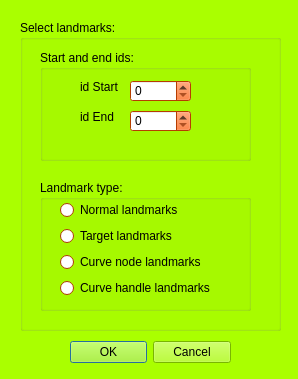
<?xml version="1.0" encoding="UTF-8"?>
<ui version="4.0">
 <class>mqSelectLandmarkRangeDialog</class>
 <widget class="QDialog" name="mqSelectLandmarkRangeDialog">
  <property name="geometry">
   <rect>
    <x>0</x>
    <y>0</y>
    <width>298</width>
    <height>379</height>
   </rect>
  </property>
  <property name="palette">
   <palette>
    <active>
     <colorrole role="WindowText">
      <brush brushstyle="SolidPattern">
       <color alpha="255">
        <red>0</red>
        <green>0</green>
        <blue>0</blue>
       </color>
      </brush>
     </colorrole>
     <colorrole role="Button">
      <brush brushstyle="SolidPattern">
       <color alpha="255">
        <red>170</red>
        <green>255</green>
        <blue>0</blue>
       </color>
      </brush>
     </colorrole>
     <colorrole role="Light">
      <brush brushstyle="SolidPattern">
       <color alpha="255">
        <red>213</red>
        <green>255</green>
        <blue>127</blue>
       </color>
      </brush>
     </colorrole>
     <colorrole role="Midlight">
      <brush brushstyle="SolidPattern">
       <color alpha="255">
        <red>191</red>
        <green>255</green>
        <blue>63</blue>
       </color>
      </brush>
     </colorrole>
     <colorrole role="Dark">
      <brush brushstyle="SolidPattern">
       <color alpha="255">
        <red>85</red>
        <green>127</green>
        <blue>0</blue>
       </color>
      </brush>
     </colorrole>
     <colorrole role="Mid">
      <brush brushstyle="SolidPattern">
       <color alpha="255">
        <red>113</red>
        <green>170</green>
        <blue>0</blue>
       </color>
      </brush>
     </colorrole>
     <colorrole role="Text">
      <brush brushstyle="SolidPattern">
       <color alpha="255">
        <red>0</red>
        <green>0</green>
        <blue>0</blue>
       </color>
      </brush>
     </colorrole>
     <colorrole role="BrightText">
      <brush brushstyle="SolidPattern">
       <color alpha="255">
        <red>255</red>
        <green>255</green>
        <blue>255</blue>
       </color>
      </brush>
     </colorrole>
     <colorrole role="ButtonText">
      <brush brushstyle="SolidPattern">
       <color alpha="255">
        <red>0</red>
        <green>0</green>
        <blue>0</blue>
       </color>
      </brush>
     </colorrole>
     <colorrole role="Base">
      <brush brushstyle="SolidPattern">
       <color alpha="255">
        <red>255</red>
        <green>255</green>
        <blue>255</blue>
       </color>
      </brush>
     </colorrole>
     <colorrole role="Window">
      <brush brushstyle="SolidPattern">
       <color alpha="255">
        <red>170</red>
        <green>255</green>
        <blue>0</blue>
       </color>
      </brush>
     </colorrole>
     <colorrole role="Shadow">
      <brush brushstyle="SolidPattern">
       <color alpha="255">
        <red>0</red>
        <green>0</green>
        <blue>0</blue>
       </color>
      </brush>
     </colorrole>
     <colorrole role="AlternateBase">
      <brush brushstyle="SolidPattern">
       <color alpha="255">
        <red>212</red>
        <green>255</green>
        <blue>127</blue>
       </color>
      </brush>
     </colorrole>
     <colorrole role="ToolTipBase">
      <brush brushstyle="SolidPattern">
       <color alpha="255">
        <red>255</red>
        <green>255</green>
        <blue>220</blue>
       </color>
      </brush>
     </colorrole>
     <colorrole role="ToolTipText">
      <brush brushstyle="SolidPattern">
       <color alpha="255">
        <red>0</red>
        <green>0</green>
        <blue>0</blue>
       </color>
      </brush>
     </colorrole>
    </active>
    <inactive>
     <colorrole role="WindowText">
      <brush brushstyle="SolidPattern">
       <color alpha="255">
        <red>0</red>
        <green>0</green>
        <blue>0</blue>
       </color>
      </brush>
     </colorrole>
     <colorrole role="Button">
      <brush brushstyle="SolidPattern">
       <color alpha="255">
        <red>170</red>
        <green>255</green>
        <blue>0</blue>
       </color>
      </brush>
     </colorrole>
     <colorrole role="Light">
      <brush brushstyle="SolidPattern">
       <color alpha="255">
        <red>213</red>
        <green>255</green>
        <blue>127</blue>
       </color>
      </brush>
     </colorrole>
     <colorrole role="Midlight">
      <brush brushstyle="SolidPattern">
       <color alpha="255">
        <red>191</red>
        <green>255</green>
        <blue>63</blue>
       </color>
      </brush>
     </colorrole>
     <colorrole role="Dark">
      <brush brushstyle="SolidPattern">
       <color alpha="255">
        <red>85</red>
        <green>127</green>
        <blue>0</blue>
       </color>
      </brush>
     </colorrole>
     <colorrole role="Mid">
      <brush brushstyle="SolidPattern">
       <color alpha="255">
        <red>113</red>
        <green>170</green>
        <blue>0</blue>
       </color>
      </brush>
     </colorrole>
     <colorrole role="Text">
      <brush brushstyle="SolidPattern">
       <color alpha="255">
        <red>0</red>
        <green>0</green>
        <blue>0</blue>
       </color>
      </brush>
     </colorrole>
     <colorrole role="BrightText">
      <brush brushstyle="SolidPattern">
       <color alpha="255">
        <red>255</red>
        <green>255</green>
        <blue>255</blue>
       </color>
      </brush>
     </colorrole>
     <colorrole role="ButtonText">
      <brush brushstyle="SolidPattern">
       <color alpha="255">
        <red>0</red>
        <green>0</green>
        <blue>0</blue>
       </color>
      </brush>
     </colorrole>
     <colorrole role="Base">
      <brush brushstyle="SolidPattern">
       <color alpha="255">
        <red>255</red>
        <green>255</green>
        <blue>255</blue>
       </color>
      </brush>
     </colorrole>
     <colorrole role="Window">
      <brush brushstyle="SolidPattern">
       <color alpha="255">
        <red>170</red>
        <green>255</green>
        <blue>0</blue>
       </color>
      </brush>
     </colorrole>
     <colorrole role="Shadow">
      <brush brushstyle="SolidPattern">
       <color alpha="255">
        <red>0</red>
        <green>0</green>
        <blue>0</blue>
       </color>
      </brush>
     </colorrole>
     <colorrole role="AlternateBase">
      <brush brushstyle="SolidPattern">
       <color alpha="255">
        <red>212</red>
        <green>255</green>
        <blue>127</blue>
       </color>
      </brush>
     </colorrole>
     <colorrole role="ToolTipBase">
      <brush brushstyle="SolidPattern">
       <color alpha="255">
        <red>255</red>
        <green>255</green>
        <blue>220</blue>
       </color>
      </brush>
     </colorrole>
     <colorrole role="ToolTipText">
      <brush brushstyle="SolidPattern">
       <color alpha="255">
        <red>0</red>
        <green>0</green>
        <blue>0</blue>
       </color>
      </brush>
     </colorrole>
    </inactive>
    <disabled>
     <colorrole role="WindowText">
      <brush brushstyle="SolidPattern">
       <color alpha="255">
        <red>85</red>
        <green>127</green>
        <blue>0</blue>
       </color>
      </brush>
     </colorrole>
     <colorrole role="Button">
      <brush brushstyle="SolidPattern">
       <color alpha="255">
        <red>170</red>
        <green>255</green>
        <blue>0</blue>
       </color>
      </brush>
     </colorrole>
     <colorrole role="Light">
      <brush brushstyle="SolidPattern">
       <color alpha="255">
        <red>213</red>
        <green>255</green>
        <blue>127</blue>
       </color>
      </brush>
     </colorrole>
     <colorrole role="Midlight">
      <brush brushstyle="SolidPattern">
       <color alpha="255">
        <red>191</red>
        <green>255</green>
        <blue>63</blue>
       </color>
      </brush>
     </colorrole>
     <colorrole role="Dark">
      <brush brushstyle="SolidPattern">
       <color alpha="255">
        <red>85</red>
        <green>127</green>
        <blue>0</blue>
       </color>
      </brush>
     </colorrole>
     <colorrole role="Mid">
      <brush brushstyle="SolidPattern">
       <color alpha="255">
        <red>113</red>
        <green>170</green>
        <blue>0</blue>
       </color>
      </brush>
     </colorrole>
     <colorrole role="Text">
      <brush brushstyle="SolidPattern">
       <color alpha="255">
        <red>85</red>
        <green>127</green>
        <blue>0</blue>
       </color>
      </brush>
     </colorrole>
     <colorrole role="BrightText">
      <brush brushstyle="SolidPattern">
       <color alpha="255">
        <red>255</red>
        <green>255</green>
        <blue>255</blue>
       </color>
      </brush>
     </colorrole>
     <colorrole role="ButtonText">
      <brush brushstyle="SolidPattern">
       <color alpha="255">
        <red>85</red>
        <green>127</green>
        <blue>0</blue>
       </color>
      </brush>
     </colorrole>
     <colorrole role="Base">
      <brush brushstyle="SolidPattern">
       <color alpha="255">
        <red>170</red>
        <green>255</green>
        <blue>0</blue>
       </color>
      </brush>
     </colorrole>
     <colorrole role="Window">
      <brush brushstyle="SolidPattern">
       <color alpha="255">
        <red>170</red>
        <green>255</green>
        <blue>0</blue>
       </color>
      </brush>
     </colorrole>
     <colorrole role="Shadow">
      <brush brushstyle="SolidPattern">
       <color alpha="255">
        <red>0</red>
        <green>0</green>
        <blue>0</blue>
       </color>
      </brush>
     </colorrole>
     <colorrole role="AlternateBase">
      <brush brushstyle="SolidPattern">
       <color alpha="255">
        <red>170</red>
        <green>255</green>
        <blue>0</blue>
       </color>
      </brush>
     </colorrole>
     <colorrole role="ToolTipBase">
      <brush brushstyle="SolidPattern">
       <color alpha="255">
        <red>255</red>
        <green>255</green>
        <blue>220</blue>
       </color>
      </brush>
     </colorrole>
     <colorrole role="ToolTipText">
      <brush brushstyle="SolidPattern">
       <color alpha="255">
        <red>0</red>
        <green>0</green>
        <blue>0</blue>
       </color>
      </brush>
     </colorrole>
    </disabled>
   </palette>
  </property>
  <property name="windowTitle">
   <string>Select landmark range</string>
  </property>
  <widget class="QWidget" name="layoutWidget">
   <property name="geometry">
    <rect>
     <x>70</x>
     <y>340</y>
     <width>161</width>
     <height>25</height>
    </rect>
   </property>
   <layout class="QHBoxLayout" name="horizontalLayout_2">
    <item>
     <widget class="QDialogButtonBox" name="buttonBox">
      <property name="orientation">
       <enum>Qt::Horizontal</enum>
      </property>
      <property name="standardButtons">
       <set>QDialogButtonBox::Cancel|QDialogButtonBox::Ok</set>
      </property>
     </widget>
    </item>
   </layout>
  </widget>
  <widget class="QGroupBox" name="SaveLMKBox">
   <property name="geometry">
    <rect>
     <x>20</x>
     <y>20</y>
     <width>261</width>
     <height>311</height>
    </rect>
   </property>
   <property name="palette">
    <palette>
     <active>
      <colorrole role="WindowText">
       <brush brushstyle="SolidPattern">
        <color alpha="255">
         <red>0</red>
         <green>0</green>
         <blue>0</blue>
        </color>
       </brush>
      </colorrole>
      <colorrole role="Button">
       <brush brushstyle="SolidPattern">
        <color alpha="255">
         <red>255</red>
         <green>85</green>
         <blue>0</blue>
        </color>
       </brush>
      </colorrole>
      <colorrole role="Light">
       <brush brushstyle="SolidPattern">
        <color alpha="255">
         <red>255</red>
         <green>170</green>
         <blue>127</blue>
        </color>
       </brush>
      </colorrole>
      <colorrole role="Midlight">
       <brush brushstyle="SolidPattern">
        <color alpha="255">
         <red>255</red>
         <green>127</green>
         <blue>63</blue>
        </color>
       </brush>
      </colorrole>
      <colorrole role="Dark">
       <brush brushstyle="SolidPattern">
        <color alpha="255">
         <red>127</red>
         <green>42</green>
         <blue>0</blue>
        </color>
       </brush>
      </colorrole>
      <colorrole role="Mid">
       <brush brushstyle="SolidPattern">
        <color alpha="255">
         <red>170</red>
         <green>56</green>
         <blue>0</blue>
        </color>
       </brush>
      </colorrole>
      <colorrole role="Text">
       <brush brushstyle="SolidPattern">
        <color alpha="255">
         <red>0</red>
         <green>0</green>
         <blue>0</blue>
        </color>
       </brush>
      </colorrole>
      <colorrole role="BrightText">
       <brush brushstyle="SolidPattern">
        <color alpha="255">
         <red>255</red>
         <green>255</green>
         <blue>255</blue>
        </color>
       </brush>
      </colorrole>
      <colorrole role="ButtonText">
       <brush brushstyle="SolidPattern">
        <color alpha="255">
         <red>0</red>
         <green>0</green>
         <blue>0</blue>
        </color>
       </brush>
      </colorrole>
      <colorrole role="Base">
       <brush brushstyle="SolidPattern">
        <color alpha="255">
         <red>255</red>
         <green>255</green>
         <blue>255</blue>
        </color>
       </brush>
      </colorrole>
      <colorrole role="Window">
       <brush brushstyle="SolidPattern">
        <color alpha="255">
         <red>255</red>
         <green>85</green>
         <blue>0</blue>
        </color>
       </brush>
      </colorrole>
      <colorrole role="Shadow">
       <brush brushstyle="SolidPattern">
        <color alpha="255">
         <red>0</red>
         <green>0</green>
         <blue>0</blue>
        </color>
       </brush>
      </colorrole>
      <colorrole role="AlternateBase">
       <brush brushstyle="SolidPattern">
        <color alpha="255">
         <red>255</red>
         <green>170</green>
         <blue>127</blue>
        </color>
       </brush>
      </colorrole>
      <colorrole role="ToolTipBase">
       <brush brushstyle="SolidPattern">
        <color alpha="255">
         <red>255</red>
         <green>255</green>
         <blue>220</blue>
        </color>
       </brush>
      </colorrole>
      <colorrole role="ToolTipText">
       <brush brushstyle="SolidPattern">
        <color alpha="255">
         <red>0</red>
         <green>0</green>
         <blue>0</blue>
        </color>
       </brush>
      </colorrole>
     </active>
     <inactive>
      <colorrole role="WindowText">
       <brush brushstyle="SolidPattern">
        <color alpha="255">
         <red>0</red>
         <green>0</green>
         <blue>0</blue>
        </color>
       </brush>
      </colorrole>
      <colorrole role="Button">
       <brush brushstyle="SolidPattern">
        <color alpha="255">
         <red>255</red>
         <green>85</green>
         <blue>0</blue>
        </color>
       </brush>
      </colorrole>
      <colorrole role="Light">
       <brush brushstyle="SolidPattern">
        <color alpha="255">
         <red>255</red>
         <green>170</green>
         <blue>127</blue>
        </color>
       </brush>
      </colorrole>
      <colorrole role="Midlight">
       <brush brushstyle="SolidPattern">
        <color alpha="255">
         <red>255</red>
         <green>127</green>
         <blue>63</blue>
        </color>
       </brush>
      </colorrole>
      <colorrole role="Dark">
       <brush brushstyle="SolidPattern">
        <color alpha="255">
         <red>127</red>
         <green>42</green>
         <blue>0</blue>
        </color>
       </brush>
      </colorrole>
      <colorrole role="Mid">
       <brush brushstyle="SolidPattern">
        <color alpha="255">
         <red>170</red>
         <green>56</green>
         <blue>0</blue>
        </color>
       </brush>
      </colorrole>
      <colorrole role="Text">
       <brush brushstyle="SolidPattern">
        <color alpha="255">
         <red>0</red>
         <green>0</green>
         <blue>0</blue>
        </color>
       </brush>
      </colorrole>
      <colorrole role="BrightText">
       <brush brushstyle="SolidPattern">
        <color alpha="255">
         <red>255</red>
         <green>255</green>
         <blue>255</blue>
        </color>
       </brush>
      </colorrole>
      <colorrole role="ButtonText">
       <brush brushstyle="SolidPattern">
        <color alpha="255">
         <red>0</red>
         <green>0</green>
         <blue>0</blue>
        </color>
       </brush>
      </colorrole>
      <colorrole role="Base">
       <brush brushstyle="SolidPattern">
        <color alpha="255">
         <red>255</red>
         <green>255</green>
         <blue>255</blue>
        </color>
       </brush>
      </colorrole>
      <colorrole role="Window">
       <brush brushstyle="SolidPattern">
        <color alpha="255">
         <red>255</red>
         <green>85</green>
         <blue>0</blue>
        </color>
       </brush>
      </colorrole>
      <colorrole role="Shadow">
       <brush brushstyle="SolidPattern">
        <color alpha="255">
         <red>0</red>
         <green>0</green>
         <blue>0</blue>
        </color>
       </brush>
      </colorrole>
      <colorrole role="AlternateBase">
       <brush brushstyle="SolidPattern">
        <color alpha="255">
         <red>255</red>
         <green>170</green>
         <blue>127</blue>
        </color>
       </brush>
      </colorrole>
      <colorrole role="ToolTipBase">
       <brush brushstyle="SolidPattern">
        <color alpha="255">
         <red>255</red>
         <green>255</green>
         <blue>220</blue>
        </color>
       </brush>
      </colorrole>
      <colorrole role="ToolTipText">
       <brush brushstyle="SolidPattern">
        <color alpha="255">
         <red>0</red>
         <green>0</green>
         <blue>0</blue>
        </color>
       </brush>
      </colorrole>
     </inactive>
     <disabled>
      <colorrole role="WindowText">
       <brush brushstyle="SolidPattern">
        <color alpha="255">
         <red>127</red>
         <green>42</green>
         <blue>0</blue>
        </color>
       </brush>
      </colorrole>
      <colorrole role="Button">
       <brush brushstyle="SolidPattern">
        <color alpha="255">
         <red>255</red>
         <green>85</green>
         <blue>0</blue>
        </color>
       </brush>
      </colorrole>
      <colorrole role="Light">
       <brush brushstyle="SolidPattern">
        <color alpha="255">
         <red>255</red>
         <green>170</green>
         <blue>127</blue>
        </color>
       </brush>
      </colorrole>
      <colorrole role="Midlight">
       <brush brushstyle="SolidPattern">
        <color alpha="255">
         <red>255</red>
         <green>127</green>
         <blue>63</blue>
        </color>
       </brush>
      </colorrole>
      <colorrole role="Dark">
       <brush brushstyle="SolidPattern">
        <color alpha="255">
         <red>127</red>
         <green>42</green>
         <blue>0</blue>
        </color>
       </brush>
      </colorrole>
      <colorrole role="Mid">
       <brush brushstyle="SolidPattern">
        <color alpha="255">
         <red>170</red>
         <green>56</green>
         <blue>0</blue>
        </color>
       </brush>
      </colorrole>
      <colorrole role="Text">
       <brush brushstyle="SolidPattern">
        <color alpha="255">
         <red>127</red>
         <green>42</green>
         <blue>0</blue>
        </color>
       </brush>
      </colorrole>
      <colorrole role="BrightText">
       <brush brushstyle="SolidPattern">
        <color alpha="255">
         <red>255</red>
         <green>255</green>
         <blue>255</blue>
        </color>
       </brush>
      </colorrole>
      <colorrole role="ButtonText">
       <brush brushstyle="SolidPattern">
        <color alpha="255">
         <red>127</red>
         <green>42</green>
         <blue>0</blue>
        </color>
       </brush>
      </colorrole>
      <colorrole role="Base">
       <brush brushstyle="SolidPattern">
        <color alpha="255">
         <red>255</red>
         <green>85</green>
         <blue>0</blue>
        </color>
       </brush>
      </colorrole>
      <colorrole role="Window">
       <brush brushstyle="SolidPattern">
        <color alpha="255">
         <red>255</red>
         <green>85</green>
         <blue>0</blue>
        </color>
       </brush>
      </colorrole>
      <colorrole role="Shadow">
       <brush brushstyle="SolidPattern">
        <color alpha="255">
         <red>0</red>
         <green>0</green>
         <blue>0</blue>
        </color>
       </brush>
      </colorrole>
      <colorrole role="AlternateBase">
       <brush brushstyle="SolidPattern">
        <color alpha="255">
         <red>255</red>
         <green>85</green>
         <blue>0</blue>
        </color>
       </brush>
      </colorrole>
      <colorrole role="ToolTipBase">
       <brush brushstyle="SolidPattern">
        <color alpha="255">
         <red>255</red>
         <green>255</green>
         <blue>220</blue>
        </color>
       </brush>
      </colorrole>
      <colorrole role="ToolTipText">
       <brush brushstyle="SolidPattern">
        <color alpha="255">
         <red>0</red>
         <green>0</green>
         <blue>0</blue>
        </color>
       </brush>
      </colorrole>
     </disabled>
    </palette>
   </property>
   <property name="title">
    <string>Select landmarks:</string>
   </property>
   <widget class="QGroupBox" name="LmkFileType">
    <property name="geometry">
     <rect>
      <x>20</x>
      <y>30</y>
      <width>211</width>
      <height>111</height>
     </rect>
    </property>
    <property name="title">
     <string>Start and end ids:</string>
    </property>
    <widget class="QSpinBox" name="Start">
     <property name="geometry">
      <rect>
       <x>90</x>
       <y>30</y>
       <width>61</width>
       <height>22</height>
      </rect>
     </property>
    </widget>
    <widget class="QSpinBox" name="End">
     <property name="geometry">
      <rect>
       <x>90</x>
       <y>60</y>
       <width>61</width>
       <height>22</height>
      </rect>
     </property>
    </widget>
    <widget class="QLabel" name="label">
     <property name="geometry">
      <rect>
       <x>40</x>
       <y>30</y>
       <width>47</width>
       <height>13</height>
      </rect>
     </property>
     <property name="text">
      <string>id Start</string>
     </property>
    </widget>
    <widget class="QLabel" name="label_2">
     <property name="geometry">
      <rect>
       <x>40</x>
       <y>60</y>
       <width>47</width>
       <height>13</height>
      </rect>
     </property>
     <property name="text">
      <string>id End</string>
     </property>
    </widget>
   </widget>
   <widget class="QGroupBox" name="LmkToBeSaved">
    <property name="geometry">
     <rect>
      <x>20</x>
      <y>160</y>
      <width>211</width>
      <height>131</height>
     </rect>
    </property>
    <property name="title">
     <string>Landmark type:</string>
    </property>
    <widget class="QWidget" name="verticalLayoutWidget_8">
     <property name="geometry">
      <rect>
       <x>20</x>
       <y>20</y>
       <width>161</width>
       <height>101</height>
      </rect>
     </property>
     <layout class="QVBoxLayout" name="verticalLayout1_4">
      <item>
       <widget class="QRadioButton" name="Normal">
        <property name="text">
         <string>Normal landmarks</string>
        </property>
       </widget>
      </item>
      <item>
       <widget class="QRadioButton" name="Target">
        <property name="text">
         <string>Target landmarks</string>
        </property>
       </widget>
      </item>
      <item>
       <widget class="QRadioButton" name="Node">
        <property name="text">
         <string>Curve node landmarks</string>
        </property>
       </widget>
      </item>
      <item>
       <widget class="QRadioButton" name="Handle">
        <property name="text">
         <string>Curve handle landmarks</string>
        </property>
       </widget>
      </item>
     </layout>
    </widget>
   </widget>
  </widget>
 </widget>
 <resources/>
 <connections>
  <connection>
   <sender>buttonBox</sender>
   <signal>accepted()</signal>
   <receiver>mqSelectLandmarkRangeDialog</receiver>
   <slot>accept()</slot>
   <hints>
    <hint type="sourcelabel">
     <x>248</x>
     <y>254</y>
    </hint>
    <hint type="destinationlabel">
     <x>157</x>
     <y>274</y>
    </hint>
   </hints>
  </connection>
  <connection>
   <sender>buttonBox</sender>
   <signal>rejected()</signal>
   <receiver>mqSelectLandmarkRangeDialog</receiver>
   <slot>reject()</slot>
   <hints>
    <hint type="sourcelabel">
     <x>316</x>
     <y>260</y>
    </hint>
    <hint type="destinationlabel">
     <x>286</x>
     <y>274</y>
    </hint>
   </hints>
  </connection>
 </connections>
</ui>
